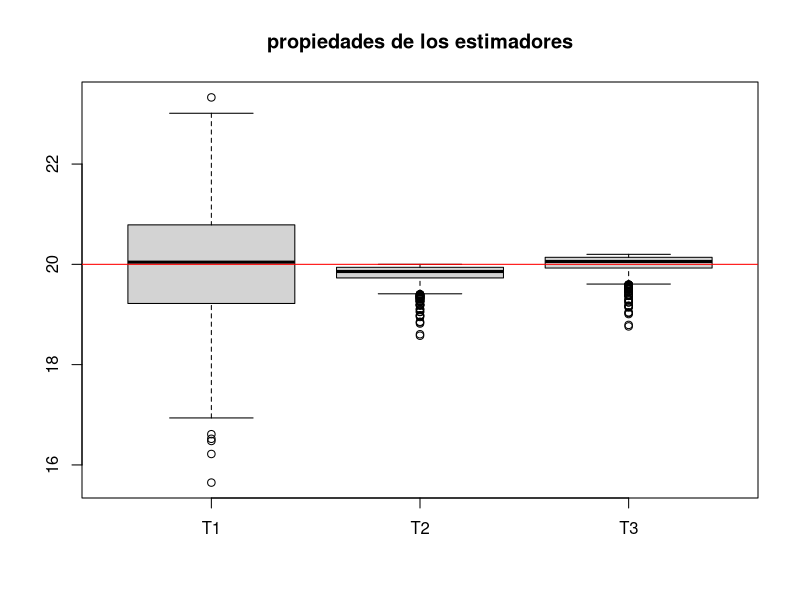

Source code (R):
#R version 3.3.2 
# Propiedade de los estimadores
# Para una variable con distribucion uniforme
# U(a=0, b=20) se desea determinar las 
#propiedades que tienen los siguientes 
# estimadores del parámetro b.
# T1 =2 veces la media
# T2 = el valor máximo de la muestra
# T3 = (n+1)/n por el valor máx
n=100
m=1000*n
Y=matrix(runif(m, min=0, max=20), ncol=n) # matriz de datos m x n
Mx=apply(Y,1,mean)
Max=apply(Y,1,max)

T1=2*Mx
T2=Max
T3=((n+1)/n)*T2

T123=data.frame(T1,T2,T3)
boxplot(T123, main="propiedades de los estimadores")
abline(h=20, col="red")
summary(T123)
